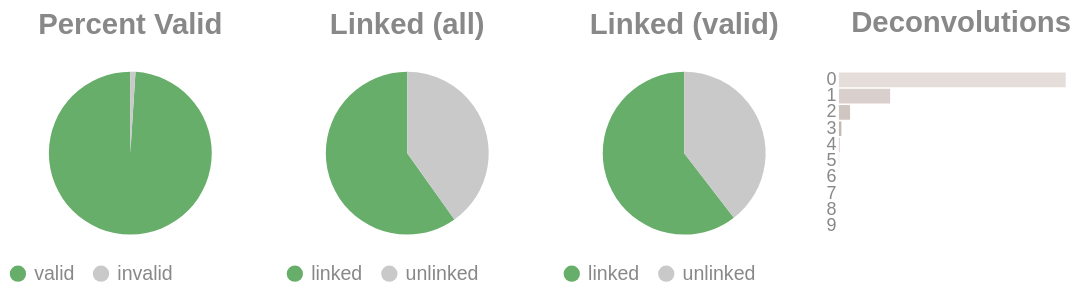

The notebook cell this image was saved under:
### Code cell
if SKIPLR:
    pass
else:
    clash = Counter()
    for i in valids['molecule'].to_list():
        _mol = i.split("-")
        if len(_mol) == 1:
            clash.update('0')
        else:
            clash.update(_mol[-1])

    _d = {"deconvolutions": [], 'count': []}
    for k,v in clash.items():
        _d['deconvolutions'].append(k)
        _d['count'].append(v)

    tot_valid = valids['reads'].sum()
    mask = valids['reads'] >= 2
    n_linked_reads = valids.filter(mask)['reads'].sum()
    if n_linked_reads == 0:
        print_html("No linked molecules (>=2 reads) were detected; skipping linked-only distributions.")
        SKIPLR = True
    else:
        perc_valid = round(tot_valid / n_reads, 4)
        linked_perc_abs = round(n_linked_reads / n_reads, 4)
        linked_perc = round(n_linked_reads / tot_valid, 4)

    _valid = pl.DataFrame({"valids": ['valid', 'invalid'], "count": [tot_valid, n_reads - tot_valid]})
    _linked_abs = pl.DataFrame({"linked (absolute)": ['linked', 'unlinked'], "count": [n_linked_reads, n_reads - n_linked_reads]})
    _linked_rel = pl.DataFrame({"linked (valids)": ['linked', 'unlinked'], "count": [n_linked_reads, tot_valid - n_linked_reads]})

    (
        alt.hconcat(
            piechart(_valid, goodval = 'valid', title = "Percent Valid"),
            piechart(_linked_abs, goodval = "linked", title =  "Linked (all)"),
            piechart(_linked_rel, goodval = "linked", title =  "Linked (valid)"),
            convolutionbar(pl.DataFrame(_d), title = "Deconvolutions"),
            center = True,
            bounds = 'flush'
        )
        .resolve_scale(color='independent')
        .resolve_legend('independent')
        .properties(usermeta={'embedOptions': {"actions": False}})
    ).display()

### Figure 1 — Vega-Lite specification as saved in the notebook (floating-point values rounded to 4 significant figures)
{"width": "container", "height": 400, "config": {"title": {"anchor": "start", "dy": -15, "fontSize": 18, "color": "#888888", "subtitleColor": "#888888", "subtitleFontSize": 14}, "arc": {"fill": "#0072B2"}, "axis": {"domainColor": "#888888", "domainWidth": 0.5, "gridWidth": 0.2, "grid": false, "titleFontWeight": 400, "titleFontSize": 15, "labelFontSize": 11, "labelColor": "#888888", "tickColor": "#888888", "tickWidth": 0.2, "titleColor": "#888888"}, "axisBand": {"grid": false}, "axisX": {"grid": true, "tickSize": 10, "domainCap": "round"}, "axisY": {"domain": false, "grid": true, "tickSize": 0, "domainCap": "round"}, "background": "transparent", "header": {"labelFontSize": 15, "labelColor": "#888888", "titleFontSize": 15, "titleFontWeight": 600, "titleColor": "#888888"}, "legend": {"labelFont": "sans-serif", "labelFontSize": 12, "labelColor": "#888888", "symbolSize": 100, "symbolType": "circle", "titleFontSize": 12, "titlePadding": 10, "titleColor": "#888888", "title": null}, "range": {"category": ["#E69F00", "#56B4E9", "#009E73", "#F0E442", "#0072B2", "#D55E00", "#CC79A7", "#000000"], "diverging": ["#cfe8f3", "#a2d4ec", "#73bfe2", "#46abdb", "#1696d2", "#12719e"]}, "area": {"fill": "#0072B2", "fillOpacity": 0.7, "line": true, "strokeOpacity": 0.7}, "line": {"color": "#0072B2", "stroke": "#0072B2", "strokeWidth": 2}, "trail": {"color": "#0072B2", "stroke": "#0072B2", "strokeWidth": 0, "size": 1}, "point": {"filled": true, "fillOpacity": 1.0, "size": 95}, "text": {"color": "#888888", "fontSize": 11, "align": "right", "fontWeight": 400, "size": 11}, "bar": {"fill": "#0072B2", "stroke": null}, "view": {"stroke": null, "continuousWidth": 660, "continuousHeight": 400}}, "hconcat": [{"data": {"name": "data-25e16604da023c716b9a2871572547ef"}, "mark": {"type": "arc"}, "encoding": {"color": {"field": "valids", "legend": {"orient": "bottom", "title": null}, "scale": {"domain": ["valid", "invalid"], "range": ["#68ae6b", "#C9C9C9"]}, "title": "Valids", "type": "nominal"}, "theta": {"field": "count", "type": "quantitative"}, "tooltip": [{"field": "valids", "title": "Valids", "type": "ordinal"}, {"field": "percent", "format": ".2%", "title": "Percent", "type": "quantitative"}, {"field": "count", "title": "Count", "type": "quantitative"}]}, "height": 100, "title": {"text": "Percent Valid", "align": "center", "anchor": "middle"}, "transform": [{"calculate": "datum.count / 16127812", "as": "percent"}], "width": 150}, {"data": {"name": "data-d96e63a15de5e433ef2a18066c628e27"}, "mark": {"type": "arc"}, "encoding": {"color": {"field": "linked (absolute)", "legend": {"orient": "bottom", "title": null}, "scale": {"domain": ["linked", "unlinked"], "range": ["#68ae6b", "#C9C9C9"]}, "title": "Linked (Absolute)", "type": "nominal"}, "theta": {"field": "count", "type": "quantitative"}, "tooltip": [{"field": "linked (absolute)", "title": "Linked (Absolute)", "type": "ordinal"}, {"field": "percent", "format": ".2%", "title": "Percent", "type": "quantitative"}, {"field": "count", "title": "Count", "type": "quantitative"}]}, "height": 100, "title": {"text": "Linked (all)", "align": "center", "anchor": "middle"}, "transform": [{"calculate": "datum.count / 16127812", "as": "percent"}], "width": 150}, {"data": {"name": "data-84be9f1f8e1e99b1a08a20c82eb0b717"}, "mark": {"type": "arc"}, "encoding": {"color": {"field": "linked (valids)", "legend": {"orient": "bottom", "title": null}, "scale": {"domain": ["linked", "unlinked"], "range": ["#68ae6b", "#C9C9C9"]}, "title": "Linked (Valids)", "type": "nominal"}, "theta": {"field": "count", "type": "quantitative"}, "tooltip": [{"field": "linked (valids)", "title": "Linked (Valids)", "type": "ordinal"}, {"field": "percent", "format": ".2%", "title": "Percent", "type": "quantitative"}, {"field": "count", "title": "Count", "type": "quantitative"}]}, "height": 100, "title": {"text": "Linked (valid)", "align": "center", "anchor": "middle"}, "transform": [{"calculate": "datum.count / 15963600", "as": "percent"}], "width": 150}, {"data": {"name": "data-ba22d7f5a41d553d8c0b09b0de692fc0"}, "mark": {"type": "bar"}, "encoding": {"color": {"field": "deconvolutions", "legend": null, "scale": {"scheme": "lightgreyred"}, "type": "nominal"}, "tooltip": [{"field": "deconvolutions", "title": "Deconvolutions", "type": "ordinal"}, {"field": "percent", "format": ".2%", "title": "Percent", "type": "quantitative"}, {"field": "count", "title": "Count", "type": "quantitative"}], "x": {"axis": null, "field": "count", "type": "quantitative"}, "y": {"field": "deconvolutions", "sort": "ascending", "title": null, "type": "nominal"}}, "height": 100, "title": {"text": "Deconvolutions", "align": "center", "anchor": "middle"}, "transform": [{"calculate": "datum.count / 9567170", "as": "percent"}], "width": 150}], "bounds": "flush", "center": true, "resolve": {"legend": {"angle": "independent"}, "scale": {"color": "independent"}}, "usermeta": {"embedOptions": {"actions": false}}, "$schema": "https://vega.github.io/schema/vega-lite/v6.4.1.json", "datasets": {"data-25e16604da023c716b9a2871572547ef": [{"valids": "valid", "count": 15963600}, {"valids": "invalid", "count": 164212}], "data-d96e63a15de5e433ef2a18066c628e27": [{"linked (absolute)": "linked", "count": 9649172}, {"linked (absolute)": "unlinked", "count": 6478640}], "data-84be9f1f8e1e99b1a08a20c82eb0b717": [{"linked (valids)": "linked", "count": 9649172}, {"linked (valids)": "unlinked", "count": 6314428}], "data-ba22d7f5a41d553d8c0b09b0de692fc0": [{"deconvolutions": "0", "count": 7423993}, {"deconvolutions": "1", "count": 1675837}, {"deconvolutions": "2", "count": 364191}, {"deconvolutions": "3", "count": 79257}, {"deconvolutions": "4", "count": 17899}, {"deconvolutions": "5", "count": 4371}, {"deconvolutions": "6", "count": 1161}, {"deconvolutions": "7", "count": 327}, {"deconvolutions": "8", "count": 101}, {"deconvolutions": "9", "count": 33}]}}
